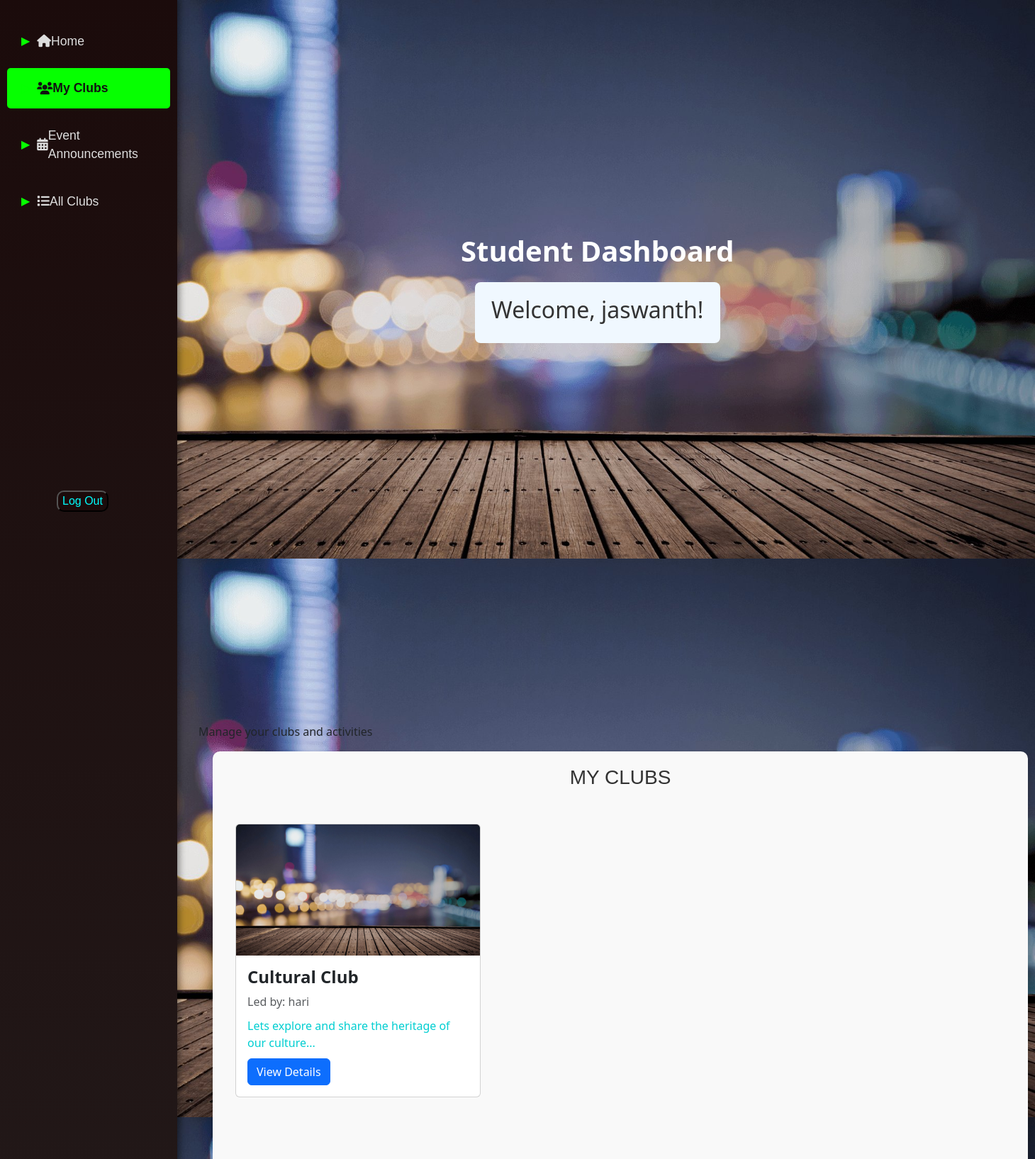
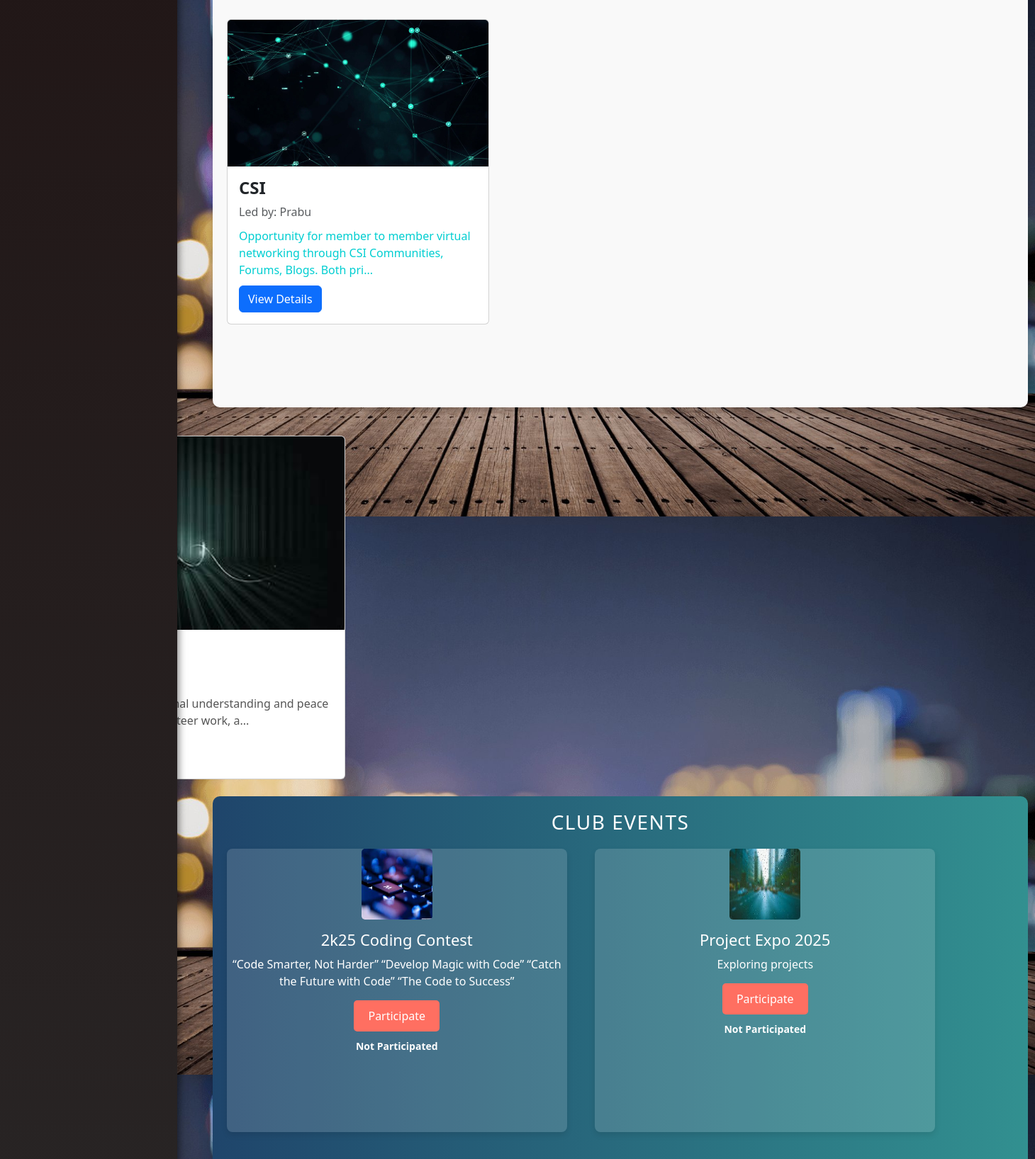
Screenshot of /student/dashboard (signed in, upper part) with the database file from the repository (2 pictures, top to bottom).
### app.py (models this page shows)
class User(db.Model):
    id = db.Column(db.Integer, primary_key=True)
    username = db.Column(db.String(80), nullable=False)
    email = db.Column(db.String(120), unique=True, nullable=False)
    password = db.Column(db.String(120), nullable=False)
    role = db.Column(db.String(10), nullable=False)  # student, club_leader, admin
    joined_events = db.relationship('EventParticipant', backref='student', lazy=True)

class Club(db.Model):
    id = db.Column(db.Integer, primary_key=True)
    name = db.Column(db.String(100), nullable=False)
    description = db.Column(db.Text, nullable=False)
    leader_id = db.Column(db.Integer, db.ForeignKey('user.id'), nullable=False)
    cover_photo = db.Column(db.String(200), nullable=True)  # Cover photo for the club
    leader = db.relationship('User', backref='led_clubs', lazy=True)

class Event(db.Model):
    id = db.Column(db.Integer, primary_key=True)
    club_id = db.Column(db.Integer, db.ForeignKey('club.id'), nullable=False)
    name = db.Column(db.String(100), nullable=False)
    description = db.Column(db.Text, nullable=False)
    photo = db.Column(db.String(100), nullable=True)  # Ensure this column exists
    participants = db.relationship('EventParticipant', backref='event', lazy=True)
    club = db.relationship('Club', backref='events', lazy=True)

### app.py (the view, shortened to what this page needs)
@app.route('/student/dashboard', methods=['GET', 'POST'])
def student_dashboard():
    if 'user_id' not in session or session['role'] != 'student':
        return redirect(url_for('login'))
    user_id = session['user_id']
    user = User.query.get(user_id)
    clubs = Club.query.all()
    joined_club_ids = [
        req.club_id for req in JoinRequest.query.filter_by(student_id=user_id, status='Approved').all()
    ]
    requested_club_ids = [
        req.club_id for req in JoinRequest.query.filter_by(student_id=user_id).all()
    ]
    events = Event.query.all()
    return render_template(
        'student_dashboard.html',
        user=user,
        clubs=clubs,
        joined_club_ids=joined_club_ids,
        requested_club_ids=requested_club_ids,
        events=events
)

### templates/student_dashboard.html (shortened to what this page needs)
<!DOCTYPE html>
<html lang="en">
<head>
</head>
<body>
<div class="sidebar">
    <a href="#"><i class="fas fa-home"></i> Home</a>
    <a href="#my-clubs" class="active"><i class="fas fa-users"></i> My Clubs</a>
    <a href="#events"><i class="fas fa-calendar-alt"></i> Event Announcements</a>
    <a href="#all-clubs"><i class="fas fa-list"></i> All Clubs</a>
    <form action="{{ url_for('logout') }}" method="get">
        <button style="color: aqua; background-color: #1b0b0b; border-radius: 10px;margin-left: 80px;margin-top: 370px;" type="submit" class="logout-btn">Log Out</button>
    </form>
</div>
<link rel="stylesheet" href="https://cdnjs.cloudflare.com/ajax/libs/font-awesome/6.0.0-beta3/css/all.min.css">
    <div class="content">
        <header style="margin-left: 370px;height: 1000px;">
            <center>
            <h1 style="margin-top: 300px;">Student Dashboard</h1>
            <div class="welcome-banner" style="text-align: center; margin: 20px; padding: 20px; background-color: #f0f8ff; border-radius: 8px;">
                <h2 style="color: #333;">Welcome, {{ user.username }}!</h2>
            </center>
            <link href="https://cdn.jsdelivr.net/npm/bootstrap@5.3.0-alpha3/dist/css/bootstrap.min.css" rel="stylesheet">
        </header>
            <p>Manage your clubs and activities</p>
    <section id="my-clubs" style="height: 1150px;width: 1150px;margin-left: 20px;">
        <h2>My Clubs</h2>
        <div class="container mt-5" style="height: 500px;">
            <div class="row">
                {% for club in clubs %}
                {% if club.id in joined_club_ids %}
                <div class="col-md-4 mb-4">
                    <div class="card h-100">
                        <img src="{{ url_for('static', filename='uploads/' + club.cover_photo) if club.cover_photo else url_for('static', filename='default_cover.jpg') }}"
                            class="card-img-top"
                            alt="{{ club.name }}">
                        <div class="card-body">
                            <h5 class="card-title">{{ club.name }}</h5>
                            <p class="card-text text-muted">Led by: {{ club.leader.username }}</p>
                            <p class="card-text">{{ club.description[:100] }}...</p>
                            <button class="btn btn-primary" data-bs-toggle="modal" data-bs-target="#clubModal{{ club.id }}">
                                View Details
                            </button>
                        </div>
                    </div>
                </div>
            </div>
        </div>
                {% endif %}
                {% endfor %}
    <section id="events" style="height: 800px;width: 1150px;margin-left: 300px;">
            <h3>Club Events</h3>
            <div class="event-container">
                {% for event in events %}
                    {% if event.club_id in joined_club_ids %}
                        <div class="event-box">
                            {% if event.photo %}
                                <img style="height: 100px;width: 100px;" src="{{ url_for('static', filename='uploads/' + event.photo) }}" alt="{{ event.name }}">
                            {% endif %}
                            <h4>{{ event.name }}</h4>
                            <p>{{ event.description }}</p>
                            <button onclick="participate(this)">Participate</button>
                            <div class="participation-status" data-participated="false">Not Participated</div>
                        </div>
                    {% endif %}
                {% endfor %}
            </div>
        </section>
</body>
</html>

### rows the page displays
User: username "jaswanth"
Club: cover_photo (picture), name "Cultural Club", leader.username "hari", description "Lets explore and share the heritage of our culture"
Club: cover_photo (picture), name "CSI", leader.username "Prabu", description "Opportunity for member to member virtual networking through CSI Communities, Forums, Blogs. Both pri"
Club: cover_photo (picture), description "focus on promoting international understanding and peace through service projects, volunteer work, a"
Event: photo+name (picture), name "2k25 Coding Contest", description "“Code Smarter, Not Harder” “Develop Magic with Code” “Catch the Future with Code” “The Code to Success”"
Event: photo+name (picture), name "Project Expo 2025", description "Exploring projects"
